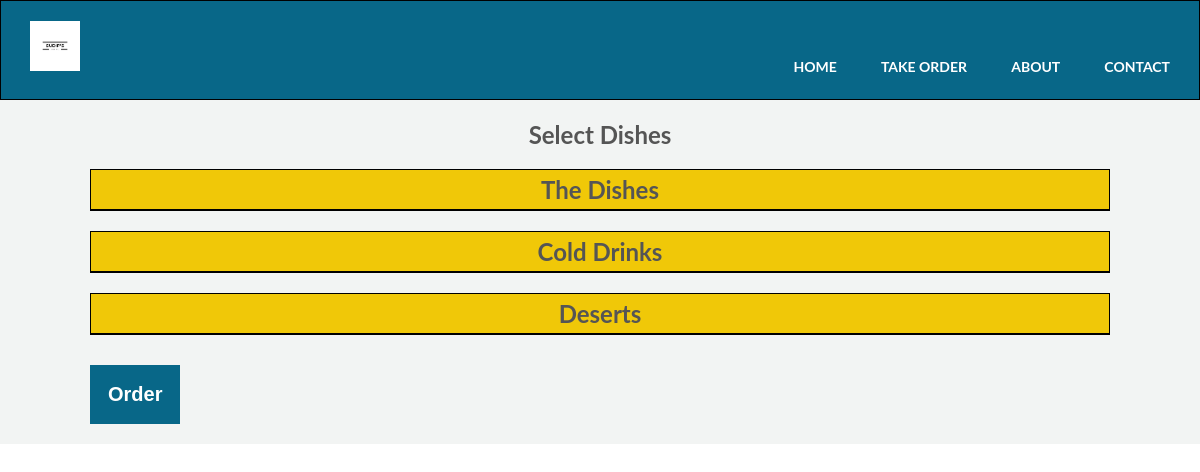
Before: /select-dishes.php with the older database file.
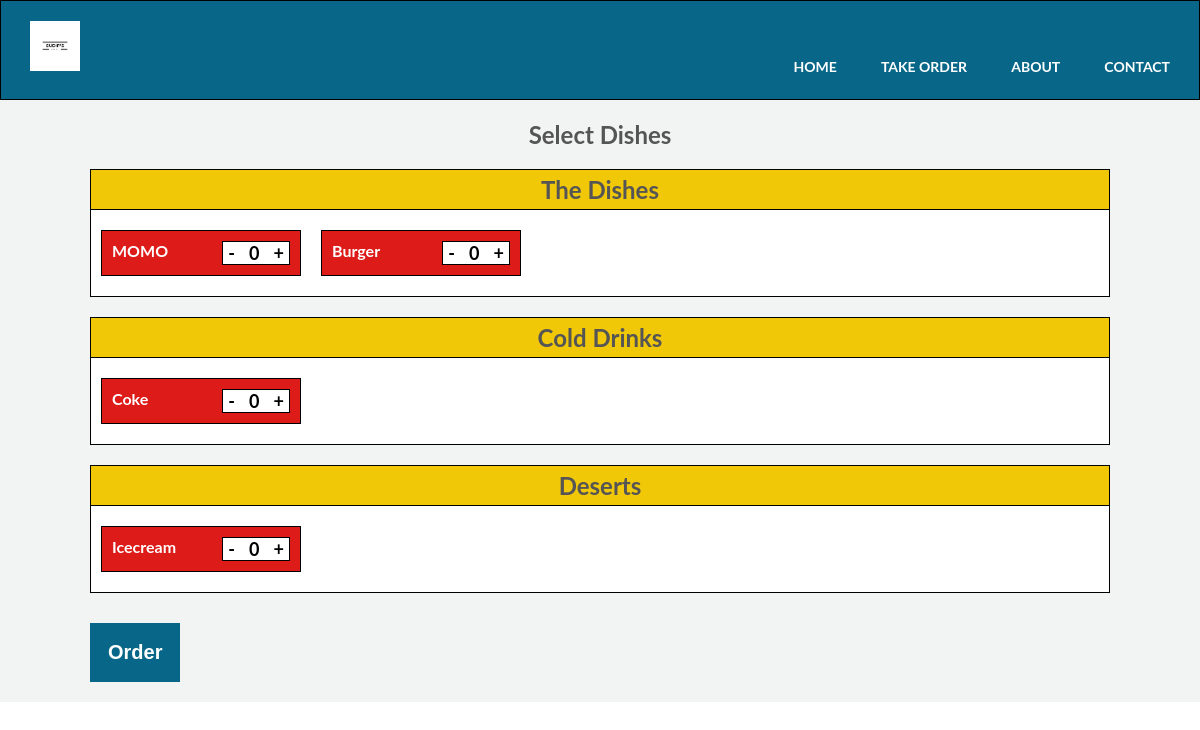
After: the same page with the newer database file.
### tables this page shows
CREATE TABLE `food` (
  `f_id` int(11) NOT NULL,
  `f_name` varchar(100) NOT NULL,
  `f_code` varchar(20) NOT NULL,
  `photo` varchar(100) NOT NULL,
  `cat_id` int(11) NOT NULL,
  `price` int(11) NOT NULL,
  `status` int(1) NOT NULL
);

### select-dishes.php (the view, shortened to what this page needs)
<?php include 'config.php'; ?>
<!DOCTYPE html>
<html lang="en">
<head>
</head>
<body>
      <header>
        <nav>
            <div class="row">
                <a href="index.php"><img src="1.png" class="logo"></a>
                <ul class="main-nav">
                  <li><a href="index.php">Home</a></li>
                  <li><a href="take_order.php">Take Order</a></li>
                  <li><a href="#">About</a></li>
                  <li><a href="#">Contact</a></li>
                </ul>
            </div>
        </nav>
      </header>
      <section class="take-order">
        <h2>Select Dishes</h2>
            <form action="insert_order.php" method="POST" class="dishes">
                <div class="normal-dishes" id="normal-dishes">
                  <h2>The Dishes</h2>
                  <?php
                      $sql2 = "SELECT * FROM food WHERE cat_id = 1";
                      if($result2 = mysqli_query($con,$sql2))
                      {
                          while($row2 = mysqli_fetch_assoc($result2))
                          {
                          ?>
                              <div class="dish-name">
                                  <span><?php echo $row2['f_name'] ; ?></span>
                                  <div class="quantity-div">
                                    <span onclick="minus('<?php echo $row2['f_code'] ; ?>');">-</span>
                                    <span id="quantity<?php echo $row2['f_code'] ; ?>">0</span>
                                    <span onclick="plus('<?php echo $row2['f_code'] ; ?>');">+</span>
                                  </div>
                              </div>
                          <?php
                          }
                      }
                  ?>
                </div>
                <div class="cold-drinks" id="cold-drinks">
                  <h2>Cold Drinks</h2>
                  <?php
                      $sql2 = "SELECT * FROM food WHERE cat_id = 2";
                      if($result2 = mysqli_query($con,$sql2))
                      {
                          while($row2 = mysqli_fetch_assoc($result2))
                          {
                          ?>
                              <div class="dish-name">
                                  <span><?php echo $row2['f_name'] ; ?></span>
                                  <div class="quantity-div">
                                    <span onclick="minus('<?php echo $row2['f_code'] ; ?>');">-</span>
                                    <span id="quantity<?php echo $row2['f_code'] ; ?>">0</span>
                                    <span onclick="plus('<?php echo $row2['f_code'] ; ?>');">+</span>
                                  </div>
                              </div>
                          <?php
                          }
                      }
                  ?>
                </div>
                <div class="deserts" id="deserts">
                  <h2>Deserts</h2>
                  <?php
                      $sql2 = "SELECT * FROM food WHERE cat_id = 3";
                      if($result2 = mysqli_query($con,$sql2))
                      {
                          while($row2 = mysqli_fetch_assoc($result2))
                          {
                          ?>
                              <div class="dish-name">
                                  <span><?php echo $row2['f_name'] ; ?></span>
                                  <div class="quantity-div">
                                    <span onclick="minus('<?php echo $row2['f_code'] ; ?>');" class="MP">-</span>
                                    <span id="quantity<?php echo $row2['f_code'] ; ?>">0</span>
                                    <span onclick="plus('<?php echo $row2['f_code'] ; ?>');" class="MP">+</span>
                                  </div>
                              </div>
                              </div>
                          <?php
                          }
                      }
                  ?>
                </div>
                  <input type="submit" name="submit" value="Order" class="order-btn" style="">
            </form>
      </section>
</body>
</html>

Changed rows visible on the page:
added food: f_name "MOMO", shown under "The Dishes"
added food: f_name "Burger", shown under "The Dishes"
added food: f_name "Coke", shown under "Cold Drinks"
added food: f_name "Icecream", shown under "Deserts"
